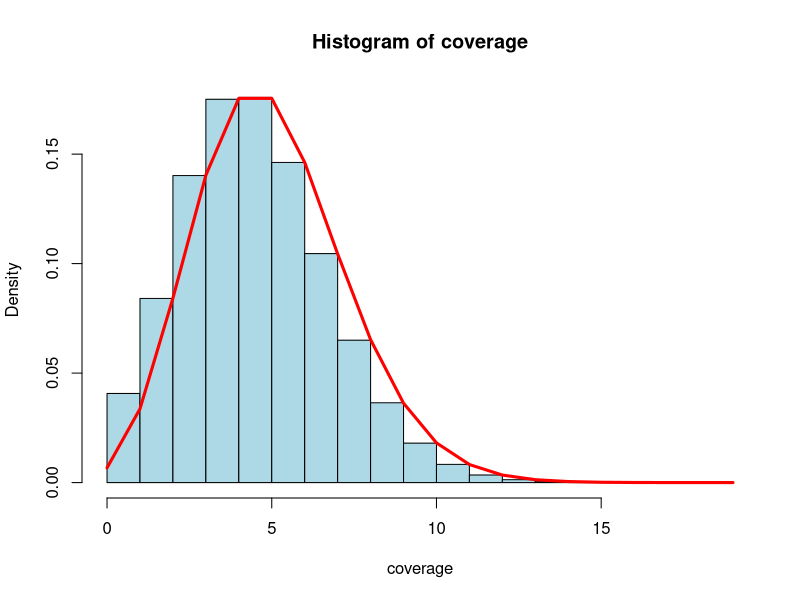

R code for this plot:
## ---- chunk 1

set.seed(100)
s = 1000000
n = 5
a = sample(1:s, n*s,replace=TRUE)
coverage = rep(0,s)
for (i in a ){coverage[i] = coverage[i]+1}
hist(coverage,prob=T,col="light blue")
xfit<-seq(min(coverage),max(coverage))
yfit<-dpois(xfit,n)
lines(xfit,yfit,col="red",lwd=3)

length(which(coverage==0))
mean(coverage)
